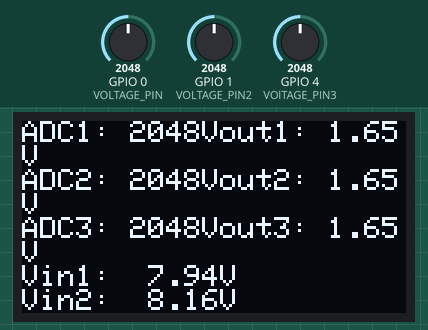
A sketch run on a simulated ESP32-C3. Shown: 128×64 one-colour display. The inputs (shaded band) are chosen by the test bench; at power-on: GPIO 0 (VOLTAGE_PIN) = 2048, GPIO 1 (VOLTAGE_PIN2) = 2048, GPIO 4 (VOlTAGE_PIN3) = 2048. What the sketch prints to the serial monitor is not drawn.

Above: at 8.2 s.
8.3 s: GPIO 0 (VOLTAGE_PIN) set to 2866
At 9.9 s:
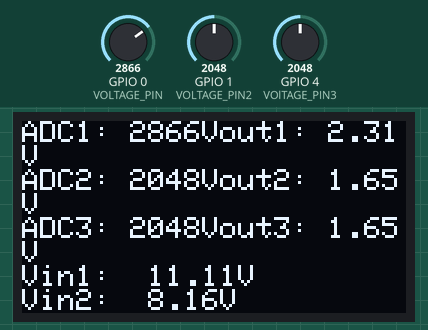
10.6 s: GPIO 1 (VOLTAGE_PIN2) set to 2866
At 12.2 s:
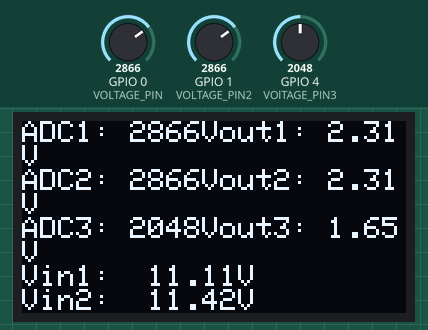
12.6 s: GPIO 4 (VOlTAGE_PIN3) set to 2866
At 14.4 s:
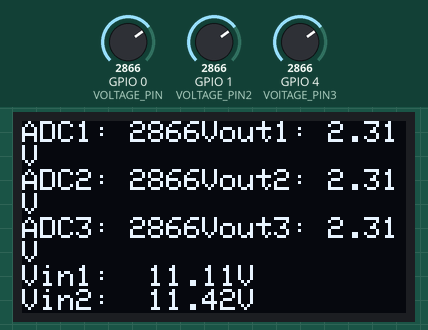
14.7 s: GPIO 0 (VOLTAGE_PIN) set to 3603
At 16.4 s:
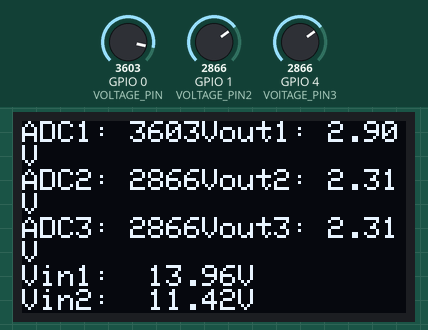
16.7 s: GPIO 1 (VOLTAGE_PIN2) set to 3603
At 17.7 s:
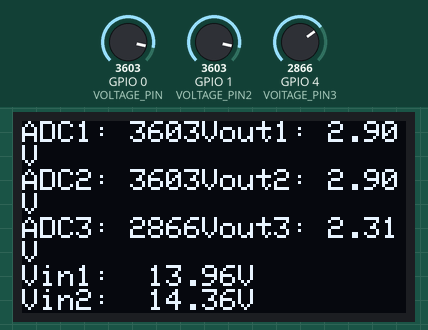
18.8 s: GPIO 4 (VOlTAGE_PIN3) set to 3603
At 20.0 s:
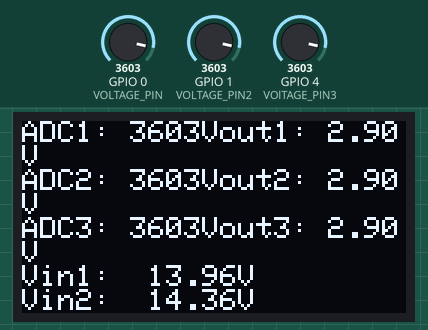
Timing chart, 0 to 21.8 s (numbered marks = the images above; inputs shaded):
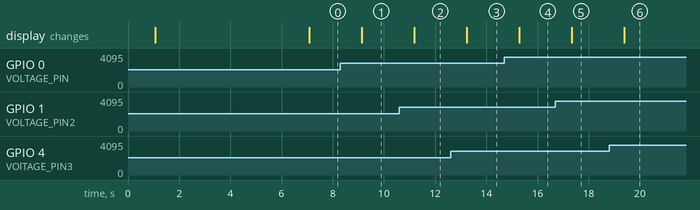

Measured:
- after the input at 8.3 s, the display: changes after 0.83 s (image 1)
- after the input at 10.6 s, the display: changes after 0.59 s (image 2)
- after the input at 12.6 s, the display: changes after 0.64 s (image 3)
- after the input at 14.7 s, the display: changes after 0.59 s (image 4)
- after the input at 16.7 s, the display: changes after 0.64 s (image 5)
- after the input at 18.8 s, the display: changes after 0.60 s (image 6)

The sketch:

voltage_divider_test.ino
```cpp
// MOVE FILE: This file should be moved to 'MAIN_ESP32C3/Project reload/main_controller/voltage_divider_test/voltage_divider_test.ino' for independent compilation.
// Voltage Divider Test for ESP32C3
// Measures voltage using a voltage divider on pin 0
// Adjust R1 and R2 as per your circuit

#define VOLTAGE_PIN 0  // ADC2: Pin 0 (adjust as needed)
#define VOLTAGE_PIN2 1 // ADC1
#define VOlTAGE_PIN3 4 //ADC3

// Voltage divider resistor values (in ohms)
const float R1 = 8342.0; // Top resistor (8.342k measured)
const float R2 = 2190.0; // Bottom resistor (2.19k)
const float R3 = 8640.0; // Top resistor (8.640k)
const float R4 = 2190.0; // Bottom resistor (2.19k)
const float R5 = 7060.0; // Top resistor (7.060k)
const float R6 = 787.0;  // Bottom resistor (787 ohm)

// ESP32 ADC properties
const float ADC_MAX = 4095.0; // 12-bit ADC
const float VREF = 3.3;       // Reference voltage (V)

#include <Wire.h>
#include <Adafruit_GFX.h>
#include <Adafruit_SSD1306.h>

#define SCREEN_WIDTH 128
#define SCREEN_HEIGHT 64
Adafruit_SSD1306 display(SCREEN_WIDTH, SCREEN_HEIGHT, &Wire, -1);

void setup() {
  Serial.begin(115200);
  delay(1000);
  Serial.println("Voltage Divider Test");
  Serial.print("R1: "); Serial.print(R1 / 1000.0, 3); Serial.println(" kOhm");
  Serial.print("R2: "); Serial.print(R2 / 1000.0, 3); Serial.println(" kOhm");

  Wire.begin(3, 2); // SDA=3, SCL=2 as in your main_controller.ino
  display.begin(SSD1306_SWITCHCAPVCC, 0x3C);
  display.clearDisplay();
  display.setTextSize(1);
  display.setTextColor(SSD1306_WHITE);
  display.setCursor(0, 0);
  display.println("Voltage Divider Test");
  display.print("R1: "); display.print(R1 / 1000.0, 2); display.println("k");
  display.print("R2: "); display.print(R2 / 1000.0, 2); display.println("k");
  display.print("R3: "); display.print(R3 / 1000.0, 2); display.println("k");
  display.print("R4: "); display.print(R4 / 1000.0, 2); display.println("k");
  display.print("R5: "); display.print(R5 / 1000.0, 2); display.println("k");
  display.print("R6: "); display.print(R6 / 1000.0, 2); display.println("k");
  display.display();
  delay(6000);
}

void loop() {
  int adcValue = analogRead(VOLTAGE_PIN);
  float vOut = (adcValue / ADC_MAX) * VREF;
  float vIn = vOut * (R1 + R2) / R2;

  int  adcValue1 = analogRead(VOLTAGE_PIN2);
  float vOut1 = (adcValue1 / ADC_MAX) * VREF;
  float vIn1 = vOut1 * (R3 + R4) / R4;

  int  adcValue2 = analogRead(VOlTAGE_PIN3);
  float vOut2 = (adcValue2 / ADC_MAX) * VREF;
  float vIn2 = vOut2 * (R5 + R6) / R6;


  Serial.print("ADC Value: ");
  Serial.print(adcValue);
  Serial.print(" | Vout: ");
  Serial.print(vOut, 3);
  Serial.print(" V | Vin: ");
  Serial.print(vIn, 3);
  Serial.println(" V");

  display.clearDisplay();
  display.setTextSize(1);
  display.setTextColor(SSD1306_WHITE);
  display.setCursor(0, 0);
  display.print("ADC1: "); display.print(adcValue);display.print("Vout1: "); display.print(vOut, 2); display.println("V");
  display.print("ADC2: "); display.print(adcValue1);display.print("Vout2: "); display.print(vOut1, 2); display.println("V");
  display.print("ADC3: "); display.print(adcValue2);display.print("Vout3: "); display.print(vOut2, 2); display.println("V");
  display.print("Vin1:  "); display.print(vIn, 2); display.println("V");
  display.print("Vin2:  "); display.print(vIn1, 2); display.println("V");
  display.print("Vin2:  "); display.print(vIn2, 2); display.println("V");

  display.display();

  delay(1000);
} 
```
